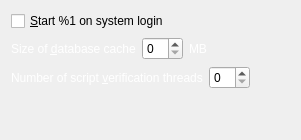
     <widget class="QWidget" name="tabMain">
      <attribute name="title">
       <string>&amp;Main</string>
      </attribute>
      <layout class="QVBoxLayout" name="verticalLayout_Main">
       <item>
        <widget class="QCheckBox" name="bitcoinAtStartup">
         <property name="toolTip">
          <string>Automatically start %1 after logging in to the system.</string>
         </property>
         <property name="text">
          <string>&amp;Start %1 on system login</string>
         </property>
        </widget>
       </item>
       <item>
        <layout class="QHBoxLayout" name="horizontalLayout_2_Main">
         <item>
          <widget class="QLabel" name="databaseCacheLabel">
           <property name="palette">
            <palette>
             <active>
              <colorrole role="WindowText">
               <brush brushstyle="SolidPattern">
                <color alpha="255">
                 <red>255</red>
                 <green>255</green>
                 <blue>255</blue>
                </color>
               </brush>
              </colorrole>
             </active>
             <inactive>
              <colorrole role="WindowText">
               <brush brushstyle="SolidPattern">
                <color alpha="255">
                 <red>255</red>
                 <green>255</green>
                 <blue>255</blue>
                </color>
               </brush>
              </colorrole>
             </inactive>
             <disabled>
              <colorrole role="WindowText">
               <brush brushstyle="SolidPattern">
                <color alpha="255">
                 <red>120</red>
                 <green>120</green>
                 <blue>120</blue>
                </color>
               </brush>
              </colorrole>
             </disabled>
            </palette>
           </property>
           <property name="text">
            <string>Size of &amp;database cache</string>
           </property>
           <property name="textFormat">
            <enum>Qt::PlainText</enum>
           </property>
           <property name="buddy">
            <cstring>databaseCache</cstring>
           </property>
          </widget>
         </item>
         <item>
          <widget class="QSpinBox" name="databaseCache"/>
         </item>
         <item>
          <widget class="QLabel" name="databaseCacheUnitLabel">
           <property name="palette">
            <palette>
             <active>
              <colorrole role="WindowText">
               <brush brushstyle="SolidPattern">
                <color alpha="255">
                 <red>255</red>
                 <green>255</green>
                 <blue>255</blue>
                </color>
               </brush>
              </colorrole>
             </active>
             <inactive>
              <colorrole role="WindowText">
               <brush brushstyle="SolidPattern">
                <color alpha="255">
                 <red>255</red>
                 <green>255</green>
                 <blue>255</blue>
                </color>
               </brush>
              </colorrole>
             </inactive>
             <disabled>
              <colorrole role="WindowText">
               <brush brushstyle="SolidPattern">
                <color alpha="255">
                 <red>120</red>
                 <green>120</green>
                 <blue>120</blue>
                </color>
               </brush>
              </colorrole>
             </disabled>
            </palette>
           </property>
           <property name="text">
            <string>MB</string>
           </property>
           <property name="textFormat">
            <enum>Qt::PlainText</enum>
           </property>
          </widget>
         </item>
         <item>
          <spacer name="horizontalSpacer_2_Main">
           <property name="orientation">
            <enum>Qt::Horizontal</enum>
           </property>
           <property name="sizeHint" stdset="0">
            <size>
             <width>40</width>
             <height>20</height>
            </size>
           </property>
          </spacer>
         </item>
        </layout>
       </item>
       <item>
        <layout class="QHBoxLayout" name="horizontalLayout_3_Main">
         <item>
          <widget class="QLabel" name="threadsScriptVerifLabel">
           <property name="palette">
            <palette>
             <active>
              <colorrole role="WindowText">
               <brush brushstyle="SolidPattern">
                <color alpha="255">
                 <red>255</red>
                 <green>255</green>
                 <blue>255</blue>
                </color>
               </brush>
              </colorrole>
             </active>
             <inactive>
              <colorrole role="WindowText">
               <brush brushstyle="SolidPattern">
                <color alpha="255">
                 <red>255</red>
                 <green>255</green>
                 <blue>255</blue>
                </color>
               </brush>
              </colorrole>
             </inactive>
             <disabled>
              <colorrole role="WindowText">
               <brush brushstyle="SolidPattern">
                <color alpha="255">
                 <red>120</red>
                 <green>120</green>
                 <blue>120</blue>
                </color>
               </brush>
              </colorrole>
             </disabled>
            </palette>
           </property>
           <property name="text">
            <string>Number of script &amp;verification threads</string>
           </property>
           <property name="textFormat">
            <enum>Qt::PlainText</enum>
           </property>
           <property name="buddy">
            <cstring>threadsScriptVerif</cstring>
           </property>
          </widget>
         </item>
         <item>
          <widget class="QSpinBox" name="threadsScriptVerif">
           <property name="toolTip">
            <string>(0 = auto, &lt;0 = leave that many cores free)</string>
           </property>
          </widget>
         </item>
         <item>
          <spacer name="horizontalSpacer_3_Main">
           <property name="orientation">
            <enum>Qt::Horizontal</enum>
           </property>
           <property name="sizeHint" stdset="0">
            <size>
             <width>40</width>
             <height>20</height>
            </size>
           </property>
          </spacer>
         </item>
        </layout>
       </item>
       <item>
        <spacer name="verticalSpacer_Main">
         <property name="orientation">
          <enum>Qt::Vertical</enum>
         </property>
         <property name="sizeHint" stdset="0">
          <size>
           <width>20</width>
           <height>40</height>
          </size>
         </property>
        </spacer>
       </item>
      </layout>
     </widget>
